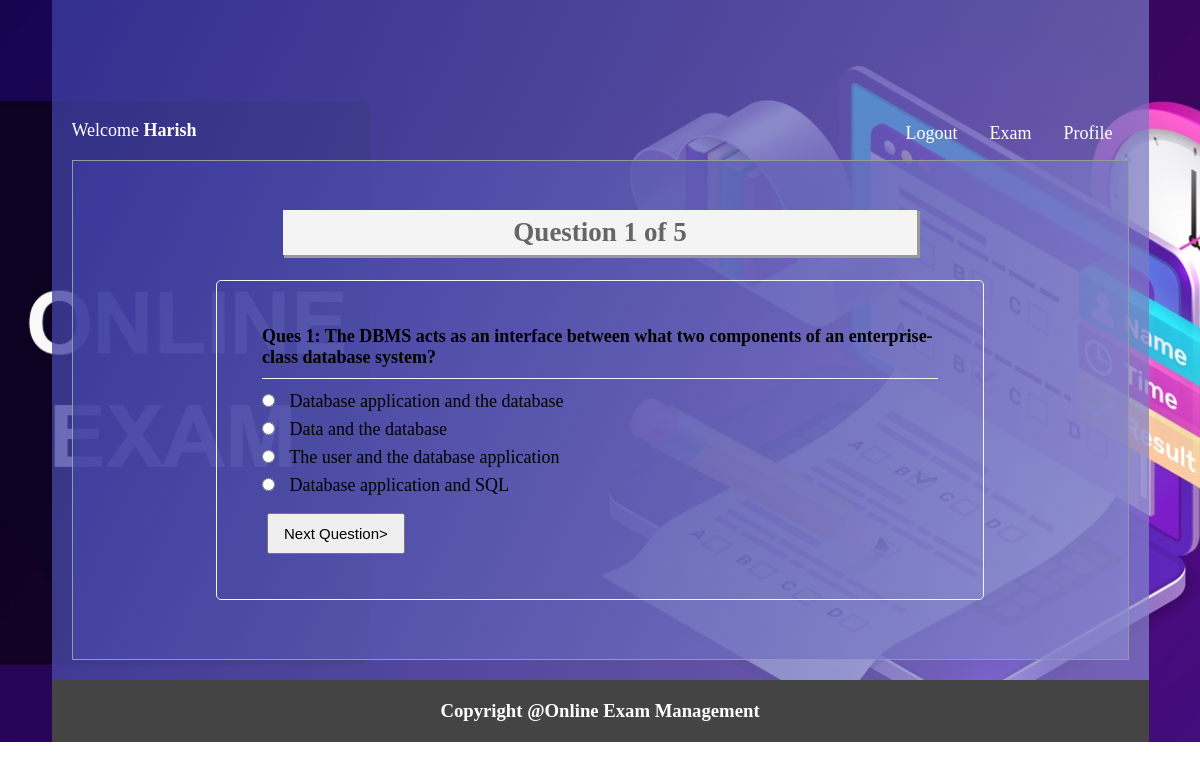
The page /test.php?q=1 (signed in) on the database its author committed.
### tables this page shows
CREATE TABLE `tbl_ques` (
  `id` int(11) NOT NULL,
  `quesNo` int(11) NOT NULL,
  `ques` text NOT NULL
);

CREATE TABLE `tbl_ans` (
  `id` int(11) NOT NULL,
  `quesNo` int(11) NOT NULL,
  `rightAns` int(11) NOT NULL DEFAULT 0,
  `ans` text NOT NULL
);

### classes/Exam.php (called while the page is built, shortened)
<?php
$filepath = realpath(dirname(__FILE__));
include_once ($filepath.'/../lib/Database.php');
class Exam{
    private $db;
    public function __construct(){
        $this->db = new Database();
    }
    public function getTotalRows(){
        $query     = "SELECT * FROM tbl_ques";
        $getResult = $this->db->select($query);
        $total     = $getResult->num_rows;
        return $total;
    }
    public function getQuesByNumber($number){
        $query     = "SELECT * FROM tbl_ques WHERE quesNo = '$number'";
        $getDataRow   = $this->db->select($query);
        $result    = $getDataRow->fetch_assoc();
        return $result;
    }
    public function getAnswer($number){
        $query       = "SELECT * FROM tbl_ans WHERE quesNo = '$number'";
        $getData = $this->db->select($query);
        return $getData;
    }
}
?>

### lib/Database.php (called while the page is built, shortened)
<?php
Class Database{
	public $host   = DB_HOST;
	public $user   = DB_USER;
	public $pass   = DB_PASS;
	public $dbname = DB_NAME;
	public $link;
	private function connectDB(){
	$this->link = new mysqli($this->host, $this->user, $this->pass, $this->dbname);
 }
	public function select($query){
		$result = $this->link->query($query) or die($this->link->error.__LINE__);
		if($result->num_rows > 0){
			return $result;
		} else {
			return false;
		}
	}
}

### test.php (the view, shortened to what this page needs)
<?php include 'inc/header.php'; ?>
<?php
if(isset($_GET['q'])){
  $number = (int)$_GET['q'];
}else{
    header("Location:exam.php");
}
$total    = $exm->getTotalRows();
$question = $exm->getQuesByNumber($number);
?>
<div class="main">
<h1>Question <?php echo $question['quesNo']; ?> of <?php echo $total;?> </h1>
	<div class="test">
		<form method="post" action="">
		<table>
			<tr>
				<td colspan="2">
				 <h3 style="font-size: 18px">Ques <?php echo $question['quesNo']; ?>: <?php echo $question['ques'];?> </h3>
				</td>
			</tr>
            <?php
                $answer = $exm->getAnswer($number);
            if($answer){
                while($result = $answer->fetch_assoc()){
            ?>
			<tr>
				<td>
				 <input type="radio" name="ans" value="<?php echo $result['id']; ?>"/>
                    <?php echo $result['ans']; ?>
				</td>
			</tr>
			<?php } } ?>
			<tr style="padding-left: 12px;" class="button_next">
			  <td >
				<input type="submit" name="submit" value="Next Question>"/>
			</td>
			</tr>
		</table>
     </form>
</div>
 </div>
<?php include 'inc/footer.php'; ?>

### css/main.css (style rules this page uses)
* { margin: 0; padding: 0; outline: none }
body { font-family: verdana; background:url("../img/5.jpeg") no-repeat scroll 0 0; background-size: cover; }
input[type="submit"] { cursor: pointer; padding: 10px 15px; font-size: 15px; margin-top: 10px; margin-left: 5px; }
.main { background: linear-gradient( 115deg, rgba(58, 58, 158, 0.8), rgba(136, 136, 206, 0.7)); border: 1px solid #999; margin-top: 7px; min-height: 468px; padding: 15px; width: 1025px; }
.main h1 { background: #f4f4f4 none repeat scroll 0 0; box-shadow: 2px 2px 0 1px #999; color: #666; margin: 34px auto 25px; padding: 7px; text-align: center; width: 620px; }
.test { border: 1px solid #f3f3f3; border-radius: 5px; margin: 0 auto; max-width: 680px; padding: 43px; }
.test input[type="radio"] { margin-bottom: 10px; margin-right: 10px; cursor: pointer; }
.test h3 { border-bottom: 1px solid #f3f3f3; font-size: 16px; margin-bottom: 10px; padding-bottom: 10px; }

### rows shown on the page
tbl_ques: quesNo "1", ques "The DBMS acts as an interface between what two components of an enterprise-class database system?"
tbl_ans: ans "Database application and the database"
tbl_ans: ans "Data and the database"
tbl_ans: ans "The user and the database application"
tbl_ans: ans "Database application and SQL"

### other values the page prints
Session::get("username") "Harish"
$total "5"
